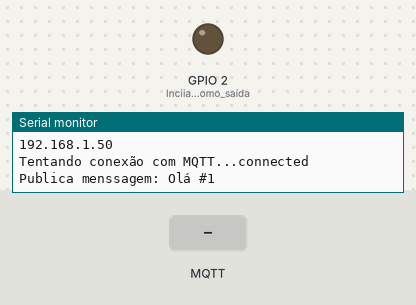
This sketch was run on a simulated ESP8266 (NodeMCU). On the bench: output pins drawn as LEDs (lit = HIGH), the last lines printed to the serial monitor. Inputs (shaded band) come from the test bench. WiFi joins after 1.5 s; servers stay silent unless stated; no MQTT or app messages arrive unless stated.

Above: at 2.7 s.
2.8 s: MQTT message "0" arrives on the first subscribed topic
At 3.8 s:
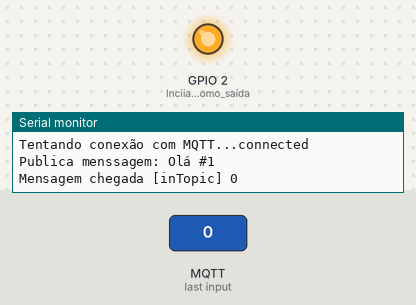
4.3 s: MQTT message "1" arrives on the first subscribed topic
At 5.0 s:
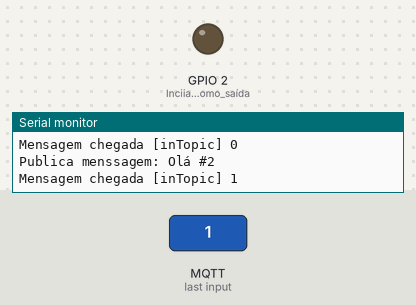
5.8 s: MQTT message "2" arrives on the first subscribed topic
At 6.2 s:
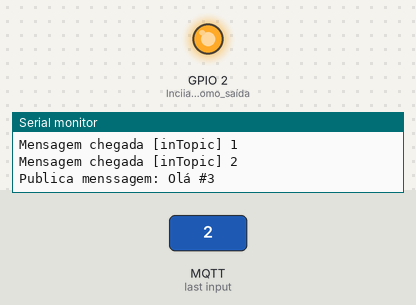
Timing chart, 0 to 8.8 s (numbered marks = the images above; inputs shaded):
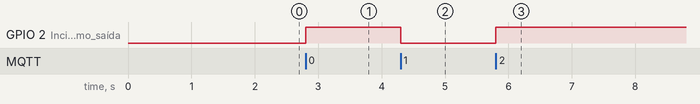

The sketch:

mtqq-ivan.ino
```cpp
#include <ESP8266WiFi.h>
#include <PubSubClient.h>

const char* ssid = "Unilink_Escritorio";
const char* password = "35060708";
const char* mqtt_server = "broker.mqtt-dashboard.com";

WiFiClient espClient;
PubSubClient client(espClient);
long lastMsg = 0;
char msg[50];
int valor = 0;

void setup_wifi() {

  delay(10);
  // Inicia conexão Wifi
  Serial.println();
  Serial.print("Connecting to ");
  Serial.println(ssid);

  WiFi.begin(ssid, password);

//Enquanto não conectado fica em loop
  while (WiFi.status() != WL_CONNECTED) {
    delay(500);
    Serial.print(".");
  }

  randomSeed(micros());

  Serial.println("");
  Serial.println("WiFi connected");
  Serial.println("IP address: ");
  Serial.println(WiFi.localIP());
}


void callback(char* topic, byte* payload, unsigned int length) {
  Serial.print("Mensagem chegada [");
  Serial.print(topic);
  Serial.print("] ");
  for (int i = 0; i < length; i++) {
    Serial.print((char)payload[i]);
  }
  Serial.println();

  // Liga o LED se o primeiro caracter recebido for o número 1
  if ((char)payload[0] == '1') {
    digitalWrite(BUILTIN_LED, LOW);  //Liga o LED
  } else {
    digitalWrite(BUILTIN_LED, HIGH);  // Desliga
  }

}

void reconnect() {
  // Loop até reconectar
  while (!client.connected()) {
    Serial.print("Tentando conexão com MQTT...");

    String clientId = "Cliente-Ivan";
    // Tenta conectar
    if (client.connect(clientId.c_str())) {
      Serial.println("connected");
      // Quando conecta emite uma mensagem
      client.publish("outTopic", "Oi lazarento! Estou conectado.");
      client.subscribe("inTopic");
    } else {
      Serial.print("failed, rc=");
      Serial.print(client.state());
      Serial.println(" tentando novamente em 5 segundos");
      delay(5000);
    }
  }
}

void setup() {
  pinMode(BUILTIN_LED, OUTPUT);     // Inciia o led como saída
  Serial.begin(115200);
  setup_wifi();
  client.setServer(mqtt_server, 1883);
  client.setCallback(callback);
}

void loop() {

  if (!client.connected()) {
    reconnect();
  }
  client.loop();

  long now = millis();
  if (now - lastMsg > 2000) {
    lastMsg = now;
    ++valor;
    snprintf (msg, 75, "Olá #%ld", valor);
    Serial.print("Publica menssagem: ");
    Serial.println(msg);
    client.publish("outTopic", msg);
  }
}
```

Measured:
- after the input at 2.8 s, GPIO 2 (Inciia_o_led_como_saída): LOW → HIGH at once
- after the input at 4.3 s, GPIO 2 (Inciia_o_led_como_saída): HIGH → LOW at once
- after the input at 5.8 s, GPIO 2 (Inciia_o_led_como_saída): LOW → HIGH at once
